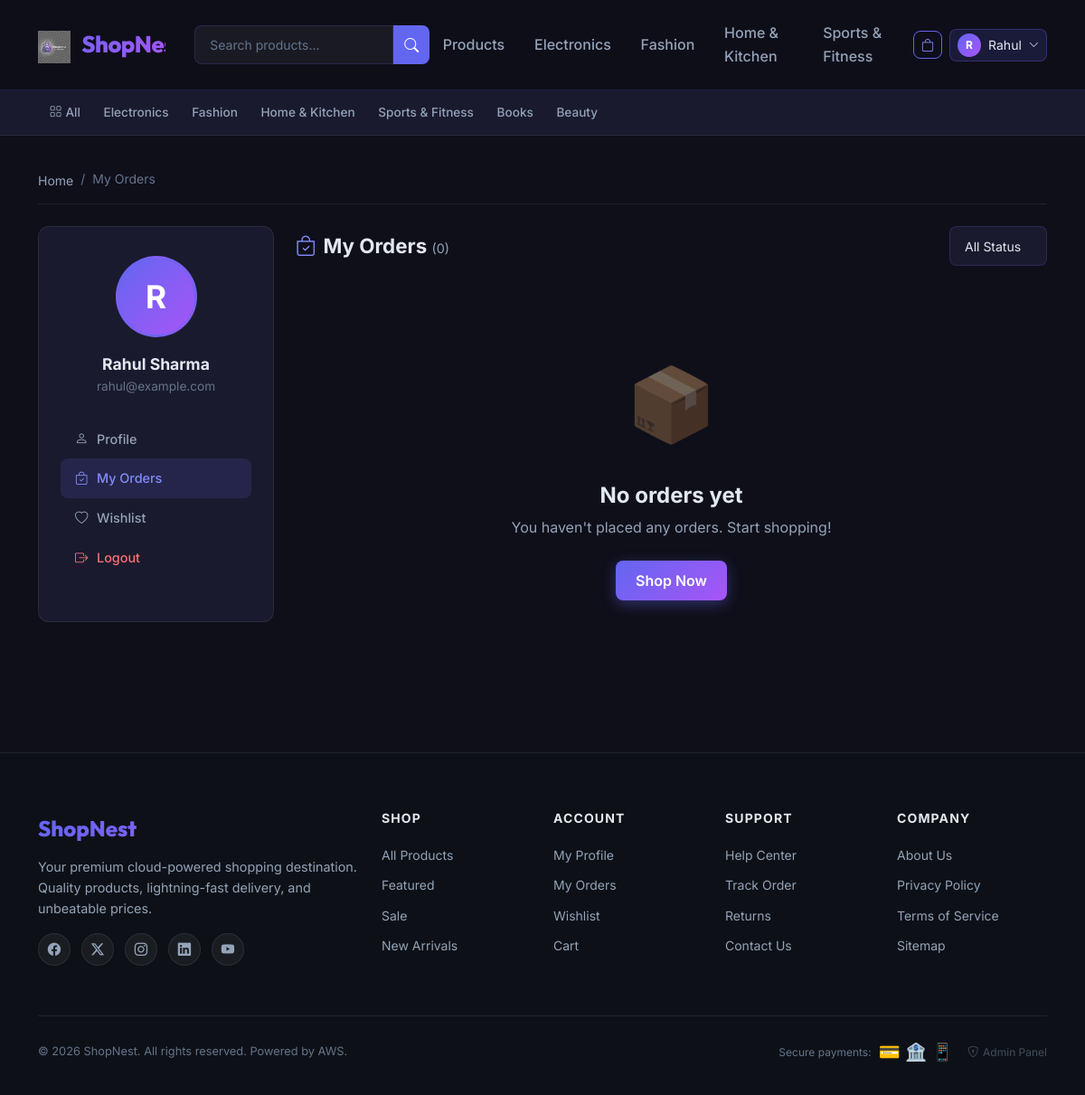
Screenshot of /customer/orders.php (signed in) with the database file from the repository.
### tables this page shows
CREATE TABLE `categories` (
    `id`            INT UNSIGNED AUTO_INCREMENT PRIMARY KEY,
    `name`          VARCHAR(100) NOT NULL,
    `slug`          VARCHAR(120) NOT NULL UNIQUE,
    `description`   TEXT DEFAULT NULL,
    `image`         VARCHAR(255) DEFAULT NULL,
    `parent_id`     INT UNSIGNED DEFAULT NULL,
    `sort_order`    INT DEFAULT 0,
    `status`        TINYINT(1) DEFAULT 1,
    `created_at`    DATETIME DEFAULT CURRENT_TIMESTAMP,
    FOREIGN KEY (`parent_id`) REFERENCES `categories`(`id`) ON DELETE SET NULL
);

CREATE TABLE `users` (
    `id`                INT UNSIGNED AUTO_INCREMENT PRIMARY KEY,
    `name`              VARCHAR(100) NOT NULL,
    `email`             VARCHAR(150) NOT NULL UNIQUE,
    `phone`             VARCHAR(20) DEFAULT NULL,
    `password`          VARCHAR(255) NOT NULL,
    `avatar`            VARCHAR(255) DEFAULT NULL,
    `address`           TEXT DEFAULT NULL,
    `city`              VARCHAR(80) DEFAULT NULL,
    `state`             VARCHAR(80) DEFAULT NULL,
    `pincode`           VARCHAR(10) DEFAULT NULL,
    `reset_token`       VARCHAR(100) DEFAULT NULL,
    `reset_expires`     DATETIME DEFAULT NULL,
    `email_verified`    TINYINT(1) DEFAULT 0,
    `status`            TINYINT(1) DEFAULT 1,
    `created_at`        DATETIME DEFAULT CURRENT_TIMESTAMP,
    `updated_at`        DATETIME DEFAULT CURRENT_TIMESTAMP ON UPDATE CURRENT_TIMESTAMP
);

### includes/functions.php (called while the page is built, shortened)
<?php
function isLoggedIn(): bool {
    return isset($_SESSION[SESSION_USER]) && !empty($_SESSION[SESSION_USER]['id']);
}
function currentUser(): ?array {
    return $_SESSION[SESSION_USER] ?? null;
}
function sanitize(mixed $val): string {
    return htmlspecialchars(trim((string)$val), ENT_QUOTES, 'UTF-8');
}
function e(mixed $val): string {
    return sanitize($val);
}

### customer/orders.php (the view, shortened to what this page needs)
<?php
$pdo  = getDB();
$uid  = $_SESSION[SESSION_USER]['id'];
$page = max(1,(int)($_GET['page']??1));
$status = $_GET['status'] ?? '';
$where = ['o.user_id=?'];
$params = [$uid];
$cntStmt = $pdo->prepare("SELECT COUNT(*) FROM orders o WHERE " . implode(' AND ',$where));
$cntStmt->execute($params);
$total = (int)$cntStmt->fetchColumn();
$pagi = paginate($total, ORDERS_PER_PAGE, $page, APP_URL . '/customer/orders.php?' . ($status ? "status={$status}&" : ''));
$stmt = $pdo->prepare("
    SELECT o.*, COUNT(oi.id) AS item_count
    FROM orders o
    LEFT JOIN order_items oi ON oi.order_id=o.id
    WHERE " . implode(' AND ',$where) . "
    GROUP BY o.id
    ORDER BY o.created_at DESC
    LIMIT ? OFFSET ?
");
$stmt->execute([...$params, ORDERS_PER_PAGE, $pagi['offset']]);
$orders = $stmt->fetchAll();
require_once __DIR__ . '/../includes/header.php';
?>
<div class="container py-4">
  <div class="breadcrumb-wrap">
    <nav><ol class="breadcrumb">
      <li class="breadcrumb-item"><a href="<?= APP_URL ?>/">Home</a></li>
      <li class="breadcrumb-item active">My Orders</li>
    </ol></nav>
  </div>
  <div class="row g-4">
    <div class="col-lg-3">
      <?php
      $u = currentUser();
      $pStmt = $pdo->prepare("SELECT * FROM users WHERE id=?");
      $pStmt->execute([$u['id']]);
      ?>
      <div class="profile-sidebar">
        <div class="profile-avatar"><?= strtoupper(substr($u['name'],0,1)) ?></div>
        <div class="profile-name"><?= e($u['name']) ?></div>
        <div class="profile-email"><?= e($u['email']) ?></div>
        <ul class="profile-nav">
          <li><a href="<?= APP_URL ?>/customer/profile.php"><i class="bi bi-person"></i> Profile</a></li>
          <li><a href="<?= APP_URL ?>/customer/orders.php" class="active"><i class="bi bi-bag-check"></i> My Orders</a></li>
          <li><a href="<?= APP_URL ?>/customer/wishlist.php"><i class="bi bi-heart"></i> Wishlist</a></li>
          <li><a href="<?= APP_URL ?>/customer/logout.php" style="color:#f87171;"><i class="bi bi-box-arrow-right"></i> Logout</a></li>
        </ul>
      </div>
    </div>
    <div class="col-lg-9">
      <div class="d-flex justify-content-between align-items-center flex-wrap gap-2 mb-4">
        <h1 style="font-size:1.4rem;font-weight:700;color:var(--text);margin:0;">
          <i class="bi bi-bag-check me-2" style="color:var(--primary-light);"></i>My Orders
          <span style="font-size:.9rem;color:var(--text-muted);font-weight:400;">(<?= $total ?>)</span>
        </h1>
        <select class="form-select form-select-sm" style="width:auto;" onchange="location='<?= APP_URL ?>/customer/orders.php?status='+this.value">
          <option value="">All Status</option>
        </select>
      </div>
      <?php if(empty($orders)): ?>
      <div class="empty-state">
        <div class="empty-state-icon">📦</div>
        <h4>No orders yet</h4>
        <p>You haven't placed any orders. Start shopping!</p>
        <a href="<?= APP_URL ?>/products/index.php" class="btn btn-primary mt-2">Shop Now</a>
      </div>
      <?php endif; ?>
    </div>
  </div>
</div>
<?php require_once __DIR__ . '/../includes/footer.php'; ?>

### includes/header.php (shortened to what this page needs)
<?php
require_once __DIR__ . '/functions.php';
$user       = currentUser();
$categories = [];
try {
    $pdo = getDB();
    $categories = $pdo->query("SELECT id,name,slug FROM categories WHERE status=1 ORDER BY sort_order")->fetchAll();
} catch (Throwable $e) {
    error_log("Header categories query notice: " . $e->getMessage());
}
?>
<!DOCTYPE html>
<html lang="en">
<head>
  <link href="https://cdn.jsdelivr.net/npm/bootstrap@5.3.2/dist/css/bootstrap.min.css" rel="stylesheet">
  <link href="https://cdn.jsdelivr.net/npm/bootstrap-icons@1.11.3/font/bootstrap-icons.min.css" rel="stylesheet">
  <link rel="stylesheet" href="<?= APP_URL ?>/assets/css/style.css">
</head>
<body>
<div id="toast-container" class="toast-container position-fixed bottom-0 end-0 p-3"></div>
<nav class="navbar navbar-main navbar-expand-lg">
  <div class="container">
    <a class="navbar-brand" href="<?= APP_URL ?>/">
      <img src="<?= APP_URL ?>/assets/images/logo.png" alt="ShopNest" onerror="this.style.display='none'">
      ShopNest
    </a>
    <div class="navbar-search d-none d-lg-flex ms-3 position-relative">
      <form action="<?= APP_URL ?>/products/index.php" method="GET" class="d-flex">
        <input type="text" id="global-search" name="q" class="form-control" placeholder="Search products…"
               value="<?= e($_GET['q'] ?? '') ?>" autocomplete="off">
        <button class="btn" type="submit"><i class="bi bi-search"></i></button>
      </form>
    </div>
    <div class="collapse navbar-collapse" id="mainNav">
      <ul class="navbar-nav ms-auto align-items-center gap-1">
        <li class="nav-item">
          <a class="nav-link" href="<?= APP_URL ?>/products/index.php">Products</a>
        </li>
        <?php foreach(array_slice($categories, 0, 4) as $cat): ?>
        <li class="nav-item">
          <a class="nav-link" href="<?= APP_URL ?>/products/index.php?category=<?= e($cat['slug']) ?>">
            <?= e($cat['name']) ?>
          </a>
        </li>
        <?php endforeach; ?>
        <li class="nav-item ms-1">
          <a class="btn btn-outline-primary btn-sm cart-btn" href="<?= APP_URL ?>/customer/cart.php">
            <i class="bi bi-bag"></i>
          </a>
        </li>
        <?php if(isLoggedIn()): ?>
        <li class="nav-item dropdown user-menu ms-1">
          <button class="btn btn-sm d-flex align-items-center gap-2" style="background:rgba(99,102,241,.15);border:1px solid rgba(99,102,241,.3);color:#e2e8f0;border-radius:8px;" data-bs-toggle="dropdown">
            <div style="width:26px;height:26px;border-radius:50%;background:linear-gradient(135deg,#6366f1,#a855f7);display:flex;align-items:center;justify-content:center;font-size:.75rem;font-weight:700;color:#fff;">
              <?= strtoupper(substr($user['name'],0,1)) ?>
            </div>
            <?= e(explode(' ',$user['name'])[0]) ?>
            <i class="bi bi-chevron-down" style="font-size:.7rem;"></i>
          </button>
        </li>
        <?php endif; ?>
      </ul>
    </div>
  </div>
</nav>
<div class="category-bar d-none d-lg-block">
  <div class="container">
    <ul class="nav">
      <li class="nav-item">
        <a class="nav-link" href="<?= APP_URL ?>/products/index.php"><i class="bi bi-grid me-1"></i>All</a>
      </li>
      <?php foreach($categories as $cat): ?>
      <li class="nav-item">
        <a class="nav-link" href="<?= APP_URL ?>/products/index.php?category=<?= e($cat['slug']) ?>">
          <?= e($cat['name']) ?>
        </a>
      </li>
      <?php endforeach; ?>
    </ul>
  </div>
</div>

### rows the page displays
categories: name "Electronics"
categories: name "Fashion"
categories: name "Home & Kitchen"
categories: name "Sports & Fitness"
categories: name "Books"
categories: name "Beauty"
users: name "R", name "Rahul Sharma", email "rahul@example.com"

### other values shown
substr($user['name'],0,1) "R"
explode(' ',$user['name'])[0] "Rahul"
$total "0"
